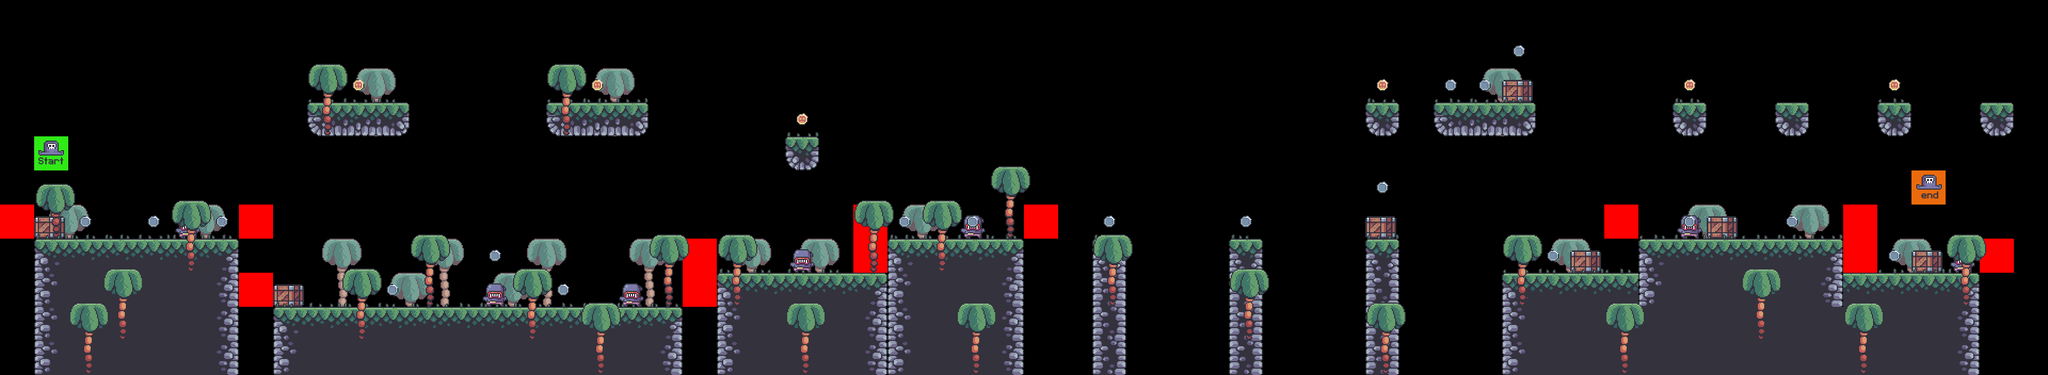

Below is a game level as drawn by its tile map, then a one-line description and the .tmx that defines it (tile-layer data replaced by summaries):
An orthogonal 60x11 tile map with 64x64 px tiles, 10 tile layers (Test, bg_palms, terrain, crates, ...), 7 tilesets.

<map version="1.8" tiledversion="1.8.2" orientation="orthogonal" renderorder="right-down" width="60" height="11" tilewidth="64" tileheight="64" infinite="0" nextlayerid="12" nextobjectid="1">
 <editorsettings>
  <export target="../0/level_0.test.csv" format="csv" />
 </editorsettings>
 <tileset firstgid="1" source="../tilesets/terrain_tiles.tsx" />
 <tileset firstgid="17" source="../tilesets/coin_tiles.tsx" />
 <tileset firstgid="19" source="../tilesets/grass_tiles.tsx" />
 <tileset firstgid="24" source="../tilesets/palms.tsx" />
 <tileset firstgid="27" source="../tilesets/crate.tsx" />
 <tileset firstgid="28" source="../tilesets/player_tiles.tsx" />
 <tileset firstgid="30" source="../tilesets/enemy_tile.tsx" />
 <layer id="11" name="Test" width="60" height="11">
  <data>[660 cells, 2 non-empty, 1 distinct tile ids]</data>
 </layer>
 <layer id="5" name="bg_palms" width="60" height="11">
  <data>[660 cells, 18 non-empty, 1 distinct tile ids]</data>
 </layer>
 <layer id="1" name="terrain" width="60" height="11">
  <data>[660 cells, 152 non-empty, 12 distinct tile ids]</data>
 </layer>
 <layer id="6" name="crates" width="60" height="11">
  <data>[660 cells, 7 non-empty, 1 distinct tile ids]</data>
 </layer>
 <layer id="3" name="grass" width="60" height="11">
  <data>[660 cells, 57 non-empty, 5 distinct tile ids]</data>
 </layer>
 <layer id="9" name="enemies" width="60" height="11">
  <data>[660 cells, 7 non-empty, 1 distinct tile ids]</data>
 </layer>
 <layer id="10" name="constraints" width="60" height="11">
  <data>[660 cells, 13 non-empty, 2 distinct tile ids]</data>
 </layer>
 <layer id="4" name="fg_palms" width="60" height="11">
  <data>[660 cells, 25 non-empty, 2 distinct tile ids]</data>
 </layer>
 <layer id="2" name="coins" width="60" height="11">
  <data>[660 cells, 24 non-empty, 2 distinct tile ids]</data>
 </layer>
 <layer id="7" name="player" width="60" height="11">
  <data>[660 cells, 2 non-empty, 2 distinct tile ids]</data>
 </layer>
</map>
